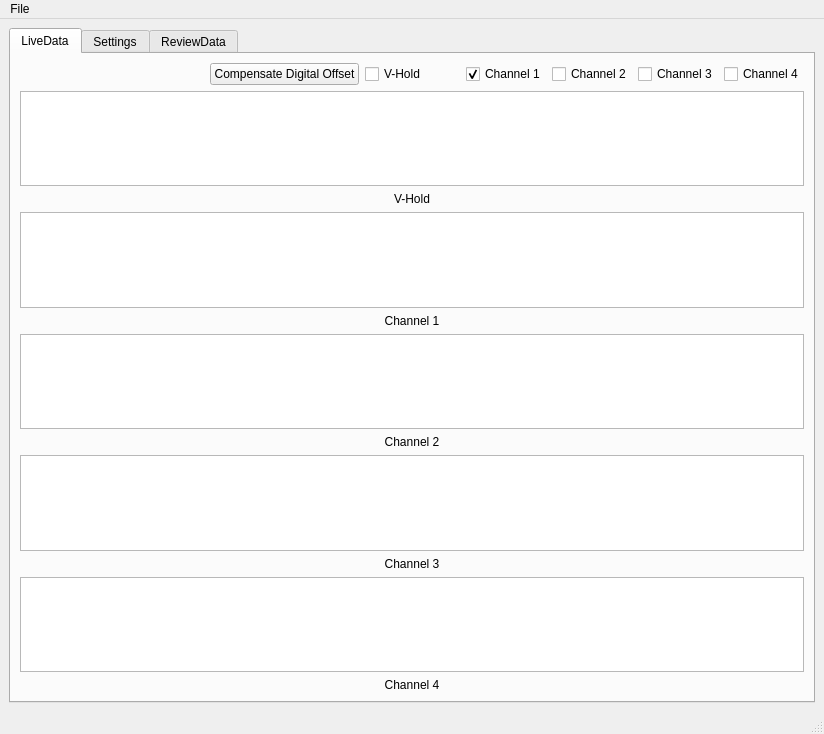
<?xml version="1.0" encoding="UTF-8"?>
<ui version="4.0">
 <class>MainWindow</class>
 <widget class="QMainWindow" name="MainWindow">
  <property name="geometry">
   <rect>
    <x>0</x>
    <y>0</y>
    <width>824</width>
    <height>734</height>
   </rect>
  </property>
  <property name="windowTitle">
   <string>Elements e4</string>
  </property>
  <widget class="QWidget" name="centralwidget">
   <layout class="QGridLayout" name="gridLayout">
    <item row="0" column="0">
     <widget class="QTabWidget" name="tabGraphs">
      <property name="sizePolicy">
       <sizepolicy hsizetype="Expanding" vsizetype="Ignored">
        <horstretch>0</horstretch>
        <verstretch>0</verstretch>
       </sizepolicy>
      </property>
      <property name="minimumSize">
       <size>
        <width>0</width>
        <height>0</height>
       </size>
      </property>
      <property name="currentIndex">
       <number>0</number>
      </property>
      <widget class="QWidget" name="LiveData">
       <property name="sizePolicy">
        <sizepolicy hsizetype="Maximum" vsizetype="Preferred">
         <horstretch>0</horstretch>
         <verstretch>0</verstretch>
        </sizepolicy>
       </property>
       <attribute name="title">
        <string>LiveData</string>
       </attribute>
       <layout class="QGridLayout" name="gridLayout_2">
        <item row="0" column="0">
         <layout class="QHBoxLayout" name="horizontalLayout">
          <item>
           <spacer name="horizontalSpacer">
            <property name="orientation">
             <enum>Qt::Horizontal</enum>
            </property>
            <property name="sizeHint" stdset="0">
             <size>
              <width>10</width>
              <height>20</height>
             </size>
            </property>
           </spacer>
          </item>
          <item>
           <widget class="QPushButton" name="pbCompensateDigitalOffset">
            <property name="minimumSize">
             <size>
              <width>0</width>
              <height>0</height>
             </size>
            </property>
            <property name="text">
             <string>Compensate Digital Offset</string>
            </property>
           </widget>
          </item>
          <item>
           <widget class="QCheckBox" name="showVhold">
            <property name="text">
             <string>V-Hold          </string>
            </property>
            <property name="checked">
             <bool>false</bool>
            </property>
           </widget>
          </item>
          <item>
           <widget class="QCheckBox" name="showCh1">
            <property name="text">
             <string>Channel 1</string>
            </property>
            <property name="checked">
             <bool>true</bool>
            </property>
           </widget>
          </item>
          <item>
           <widget class="QCheckBox" name="showCh2">
            <property name="text">
             <string>Channel 2</string>
            </property>
            <property name="checked">
             <bool>false</bool>
            </property>
           </widget>
          </item>
          <item>
           <widget class="QCheckBox" name="showCh3">
            <property name="text">
             <string>Channel 3</string>
            </property>
            <property name="checked">
             <bool>false</bool>
            </property>
           </widget>
          </item>
          <item>
           <widget class="QCheckBox" name="showCh4">
            <property name="text">
             <string>Channel 4</string>
            </property>
            <property name="checked">
             <bool>false</bool>
            </property>
           </widget>
          </item>
         </layout>
        </item>
        <item row="1" column="0">
         <layout class="QVBoxLayout" name="verticalLayout">
          <item>
           <widget class="GraphicsLayoutWidget" name="VhData"/>
          </item>
          <item>
           <widget class="QLabel" name="lVhold">
            <property name="text">
             <string>V-Hold</string>
            </property>
            <property name="alignment">
             <set>Qt::AlignHCenter|Qt::AlignTop</set>
            </property>
           </widget>
          </item>
         </layout>
        </item>
        <item row="2" column="0">
         <layout class="QVBoxLayout" name="verticalLayout_6">
          <item>
           <widget class="GraphicsLayoutWidget" name="Ch1Data"/>
          </item>
          <item>
           <widget class="QLabel" name="lCh1">
            <property name="text">
             <string>Channel 1</string>
            </property>
            <property name="alignment">
             <set>Qt::AlignHCenter|Qt::AlignTop</set>
            </property>
           </widget>
          </item>
         </layout>
        </item>
        <item row="3" column="0">
         <layout class="QVBoxLayout" name="verticalLayout_7">
          <item>
           <widget class="GraphicsLayoutWidget" name="Ch2Data"/>
          </item>
          <item>
           <widget class="QLabel" name="lCh2">
            <property name="text">
             <string>Channel 2</string>
            </property>
            <property name="alignment">
             <set>Qt::AlignHCenter|Qt::AlignTop</set>
            </property>
           </widget>
          </item>
         </layout>
        </item>
        <item row="4" column="0">
         <layout class="QVBoxLayout" name="verticalLayout_8">
          <item>
           <widget class="GraphicsLayoutWidget" name="Ch3Data"/>
          </item>
          <item>
           <widget class="QLabel" name="lCh3">
            <property name="text">
             <string>Channel 3</string>
            </property>
            <property name="alignment">
             <set>Qt::AlignHCenter|Qt::AlignTop</set>
            </property>
           </widget>
          </item>
         </layout>
        </item>
        <item row="5" column="0">
         <layout class="QVBoxLayout" name="verticalLayout_9">
          <item>
           <widget class="GraphicsLayoutWidget" name="Ch4Data"/>
          </item>
          <item>
           <widget class="QLabel" name="lCh4">
            <property name="text">
             <string>Channel 4</string>
            </property>
            <property name="alignment">
             <set>Qt::AlignHCenter|Qt::AlignTop</set>
            </property>
           </widget>
          </item>
         </layout>
        </item>
       </layout>
      </widget>
      <widget class="QWidget" name="Settings">
       <attribute name="title">
        <string>Settings</string>
       </attribute>
       <layout class="QGridLayout" name="gridLayout_4">
        <item row="0" column="0" rowspan="2">
         <layout class="QVBoxLayout" name="verticalLayout_5">
          <item>
           <widget class="QGroupBox" name="gbVHold">
            <property name="title">
             <string>VHold</string>
            </property>
            <property name="alignment">
             <set>Qt::AlignCenter</set>
            </property>
            <widget class="QLabel" name="lmV">
             <property name="geometry">
              <rect>
               <x>150</x>
               <y>30</y>
               <width>29</width>
               <height>24</height>
              </rect>
             </property>
             <property name="font">
              <font>
               <pointsize>12</pointsize>
              </font>
             </property>
             <property name="text">
              <string>mV</string>
             </property>
             <property name="alignment">
              <set>Qt::AlignCenter</set>
             </property>
            </widget>
            <widget class="QPushButton" name="pbPolarity">
             <property name="geometry">
              <rect>
               <x>20</x>
               <y>25</y>
               <width>50</width>
               <height>35</height>
              </rect>
             </property>
             <property name="minimumSize">
              <size>
               <width>0</width>
               <height>35</height>
              </size>
             </property>
             <property name="maximumSize">
              <size>
               <width>50</width>
               <height>16777215</height>
              </size>
             </property>
             <property name="font">
              <font>
               <pointsize>12</pointsize>
              </font>
             </property>
             <property name="toolTip">
              <string/>
             </property>
             <property name="text">
              <string>+/-</string>
             </property>
            </widget>
            <widget class="QSpinBox" name="sbVhold">
             <property name="geometry">
              <rect>
               <x>77</x>
               <y>26</y>
               <width>70</width>
               <height>33</height>
              </rect>
             </property>
             <property name="sizePolicy">
              <sizepolicy hsizetype="Fixed" vsizetype="Fixed">
               <horstretch>0</horstretch>
               <verstretch>0</verstretch>
              </sizepolicy>
             </property>
             <property name="minimumSize">
              <size>
               <width>70</width>
               <height>33</height>
              </size>
             </property>
             <property name="font">
              <font>
               <pointsize>12</pointsize>
              </font>
             </property>
             <property name="minimum">
              <number>-500</number>
             </property>
             <property name="maximum">
              <number>500</number>
             </property>
            </widget>
           </widget>
          </item>
          <item>
           <widget class="QGroupBox" name="gbRange">
            <property name="title">
             <string>Current Range</string>
            </property>
            <property name="alignment">
             <set>Qt::AlignCenter</set>
            </property>
            <layout class="QVBoxLayout" name="verticalLayout_2">
             <item>
              <widget class="QRadioButton" name="rb200pA">
               <property name="text">
                <string>200 pA</string>
               </property>
              </widget>
             </item>
             <item>
              <widget class="QRadioButton" name="rb2nA">
               <property name="text">
                <string>2 nA</string>
               </property>
              </widget>
             </item>
             <item>
              <widget class="QRadioButton" name="rb20nA">
               <property name="text">
                <string>20 nA</string>
               </property>
              </widget>
             </item>
             <item>
              <widget class="QRadioButton" name="rb200nA">
               <property name="text">
                <string>200 nA</string>
               </property>
               <property name="checked">
                <bool>true</bool>
               </property>
              </widget>
             </item>
            </layout>
           </widget>
          </item>
          <item>
           <widget class="QGroupBox" name="gbSampleRate">
            <property name="title">
             <string>Sampling Rate (SR)</string>
            </property>
            <property name="alignment">
             <set>Qt::AlignCenter</set>
            </property>
            <layout class="QVBoxLayout" name="verticalLayout_3">
             <item>
              <widget class="QRadioButton" name="rb1_25KHz">
               <property name="text">
                <string>1.25 KHz</string>
               </property>
               <property name="checked">
                <bool>true</bool>
               </property>
              </widget>
             </item>
             <item>
              <widget class="QRadioButton" name="rb5KHz">
               <property name="text">
                <string>5 KHz</string>
               </property>
              </widget>
             </item>
             <item>
              <widget class="QRadioButton" name="rb10KHz">
               <property name="text">
                <string>10 KHz</string>
               </property>
              </widget>
             </item>
             <item>
              <widget class="QRadioButton" name="rb20KHz">
               <property name="text">
                <string>20 KHz</string>
               </property>
              </widget>
             </item>
             <item>
              <widget class="QRadioButton" name="rb50KHz">
               <property name="text">
                <string>50 KHz</string>
               </property>
              </widget>
             </item>
             <item>
              <widget class="QRadioButton" name="rb100KHz">
               <property name="text">
                <string>100 KHz</string>
               </property>
               <property name="checked">
                <bool>false</bool>
               </property>
              </widget>
             </item>
             <item>
              <widget class="QRadioButton" name="rb200KHz">
               <property name="text">
                <string>200 KHz</string>
               </property>
              </widget>
             </item>
            </layout>
           </widget>
          </item>
          <item>
           <widget class="QGroupBox" name="gbFinalBandwidth">
            <property name="title">
             <string>Final Bandwidth</string>
            </property>
            <property name="alignment">
             <set>Qt::AlignCenter</set>
            </property>
            <property name="flat">
             <bool>false</bool>
            </property>
            <layout class="QVBoxLayout" name="verticalLayout_4">
             <item>
              <widget class="QRadioButton" name="rbSRby2">
               <property name="text">
                <string>SR/2 (no filter)</string>
               </property>
               <property name="checked">
                <bool>true</bool>
               </property>
              </widget>
             </item>
             <item>
              <widget class="QRadioButton" name="rbSRby8">
               <property name="text">
                <string>SR/8</string>
               </property>
              </widget>
             </item>
             <item>
              <widget class="QRadioButton" name="rbSRby10">
               <property name="text">
                <string>SR/10</string>
               </property>
              </widget>
             </item>
             <item>
              <widget class="QRadioButton" name="rbSRby20">
               <property name="text">
                <string>SR/20</string>
               </property>
              </widget>
             </item>
            </layout>
           </widget>
          </item>
         </layout>
        </item>
        <item row="0" column="1">
         <widget class="QGroupBox" name="gbThreshold">
          <property name="title">
           <string>Detection Threshold</string>
          </property>
          <property name="alignment">
           <set>Qt::AlignCenter</set>
          </property>
          <widget class="QWidget" name="layoutWidget">
           <property name="geometry">
            <rect>
             <x>20</x>
             <y>25</y>
             <width>165</width>
             <height>37</height>
            </rect>
           </property>
           <layout class="QHBoxLayout" name="horizontalLayout_5">
            <item>
             <widget class="QPushButton" name="pbThresholdPolarity">
              <property name="minimumSize">
               <size>
                <width>0</width>
                <height>35</height>
               </size>
              </property>
              <property name="maximumSize">
               <size>
                <width>50</width>
                <height>16777215</height>
               </size>
              </property>
              <property name="font">
               <font>
                <pointsize>12</pointsize>
               </font>
              </property>
              <property name="toolTip">
               <string/>
              </property>
              <property name="text">
               <string>+/-</string>
              </property>
             </widget>
            </item>
            <item>
             <widget class="QSpinBox" name="sbThreshold">
              <property name="sizePolicy">
               <sizepolicy hsizetype="Fixed" vsizetype="Fixed">
                <horstretch>0</horstretch>
                <verstretch>0</verstretch>
               </sizepolicy>
              </property>
              <property name="minimumSize">
               <size>
                <width>70</width>
                <height>33</height>
               </size>
              </property>
              <property name="font">
               <font>
                <pointsize>12</pointsize>
               </font>
              </property>
              <property name="minimum">
               <number>-500</number>
              </property>
              <property name="maximum">
               <number>500</number>
              </property>
             </widget>
            </item>
            <item>
             <widget class="QLabel" name="lmV_2">
              <property name="font">
               <font>
                <pointsize>12</pointsize>
               </font>
              </property>
              <property name="text">
               <string>mV</string>
              </property>
              <property name="alignment">
               <set>Qt::AlignCenter</set>
              </property>
             </widget>
            </item>
           </layout>
          </widget>
         </widget>
        </item>
        <item row="1" column="1">
         <widget class="QGroupBox" name="gbNanoMove">
          <property name="title">
           <string>NanoPosition Detection Response</string>
          </property>
          <property name="alignment">
           <set>Qt::AlignCenter</set>
          </property>
          <widget class="QWidget" name="layoutWidget">
           <property name="geometry">
            <rect>
             <x>23</x>
             <y>29</y>
             <width>238</width>
             <height>37</height>
            </rect>
           </property>
           <layout class="QHBoxLayout" name="horizontalLayout_2">
            <item>
             <widget class="QSpinBox" name="sbMoveX">
              <property name="sizePolicy">
               <sizepolicy hsizetype="Fixed" vsizetype="Fixed">
                <horstretch>0</horstretch>
                <verstretch>0</verstretch>
               </sizepolicy>
              </property>
              <property name="minimumSize">
               <size>
                <width>70</width>
                <height>33</height>
               </size>
              </property>
              <property name="font">
               <font>
                <pointsize>12</pointsize>
               </font>
              </property>
              <property name="minimum">
               <number>-500</number>
              </property>
              <property name="maximum">
               <number>500</number>
              </property>
             </widget>
            </item>
            <item>
             <widget class="QLabel" name="lmX">
              <property name="font">
               <font>
                <pointsize>12</pointsize>
               </font>
              </property>
              <property name="text">
               <string>x-axis (nm)</string>
              </property>
              <property name="alignment">
               <set>Qt::AlignCenter</set>
              </property>
             </widget>
            </item>
           </layout>
          </widget>
          <widget class="QWidget" name="layoutWidget">
           <property name="geometry">
            <rect>
             <x>23</x>
             <y>89</y>
             <width>238</width>
             <height>37</height>
            </rect>
           </property>
           <layout class="QHBoxLayout" name="horizontalLayout_3">
            <item>
             <widget class="QSpinBox" name="sbMoveY">
              <property name="sizePolicy">
               <sizepolicy hsizetype="Fixed" vsizetype="Fixed">
                <horstretch>0</horstretch>
                <verstretch>0</verstretch>
               </sizepolicy>
              </property>
              <property name="minimumSize">
               <size>
                <width>70</width>
                <height>33</height>
               </size>
              </property>
              <property name="font">
               <font>
                <pointsize>12</pointsize>
               </font>
              </property>
              <property name="minimum">
               <number>-500</number>
              </property>
              <property name="maximum">
               <number>500</number>
              </property>
             </widget>
            </item>
            <item>
             <widget class="QLabel" name="lmY">
              <property name="font">
               <font>
                <pointsize>12</pointsize>
               </font>
              </property>
              <property name="text">
               <string>y-axis (nm)</string>
              </property>
              <property name="alignment">
               <set>Qt::AlignCenter</set>
              </property>
             </widget>
            </item>
           </layout>
          </widget>
          <widget class="QWidget" name="layoutWidget">
           <property name="geometry">
            <rect>
             <x>23</x>
             <y>144</y>
             <width>237</width>
             <height>37</height>
            </rect>
           </property>
           <layout class="QHBoxLayout" name="horizontalLayout_4">
            <item>
             <widget class="QSpinBox" name="sbMoveZ">
              <property name="sizePolicy">
               <sizepolicy hsizetype="Fixed" vsizetype="Fixed">
                <horstretch>0</horstretch>
                <verstretch>0</verstretch>
               </sizepolicy>
              </property>
              <property name="minimumSize">
               <size>
                <width>70</width>
                <height>33</height>
               </size>
              </property>
              <property name="font">
               <font>
                <pointsize>12</pointsize>
               </font>
              </property>
              <property name="minimum">
               <number>-500</number>
              </property>
              <property name="maximum">
               <number>500</number>
              </property>
             </widget>
            </item>
            <item>
             <widget class="QLabel" name="lmZ">
              <property name="font">
               <font>
                <pointsize>12</pointsize>
               </font>
              </property>
              <property name="text">
               <string>z-axis (nm)</string>
              </property>
              <property name="alignment">
               <set>Qt::AlignCenter</set>
              </property>
             </widget>
            </item>
           </layout>
          </widget>
         </widget>
        </item>
       </layout>
      </widget>
      <widget class="QWidget" name="ViewData">
       <attribute name="title">
        <string>ReviewData</string>
       </attribute>
       <layout class="QGridLayout" name="gridLayout_3">
        <item row="0" column="0">
         <layout class="QVBoxLayout" name="verticalLayout_11">
          <item>
           <widget class="GraphicsLayoutWidget" name="SavedVhData"/>
          </item>
          <item>
           <widget class="QLabel" name="lSavedVhold">
            <property name="text">
             <string>V-Hold</string>
            </property>
            <property name="alignment">
             <set>Qt::AlignHCenter|Qt::AlignTop</set>
            </property>
           </widget>
          </item>
          <item>
           <widget class="GraphicsLayoutWidget" name="SavedData"/>
          </item>
          <item>
           <widget class="QLabel" name="lSavedData">
            <property name="text">
             <string>Channel 1</string>
            </property>
            <property name="alignment">
             <set>Qt::AlignHCenter|Qt::AlignTop</set>
            </property>
           </widget>
          </item>
         </layout>
        </item>
       </layout>
      </widget>
     </widget>
    </item>
   </layout>
  </widget>
  <widget class="QMenuBar" name="menubar">
   <property name="geometry">
    <rect>
     <x>0</x>
     <y>0</y>
     <width>824</width>
     <height>21</height>
    </rect>
   </property>
   <widget class="QMenu" name="menuFile">
    <property name="title">
     <string>File</string>
    </property>
    <addaction name="actionOpen_Data_File_to_View"/>
   </widget>
   <addaction name="menuFile"/>
  </widget>
  <widget class="QStatusBar" name="statusbar"/>
  <action name="actionOpen">
   <property name="text">
    <string>Open</string>
   </property>
  </action>
  <action name="actionOpen_Data_File_to_View">
   <property name="text">
    <string>Open Data File to View</string>
   </property>
  </action>
 </widget>
 <customwidgets>
  <customwidget>
   <class>GraphicsLayoutWidget</class>
   <extends>QGraphicsView</extends>
   <header>pyqtgraph</header>
  </customwidget>
 </customwidgets>
 <resources/>
 <connections/>
</ui>
